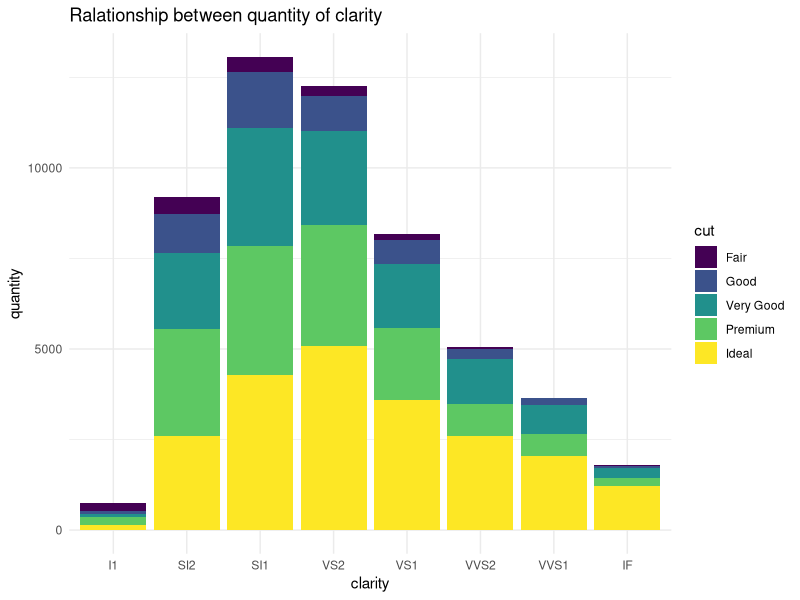
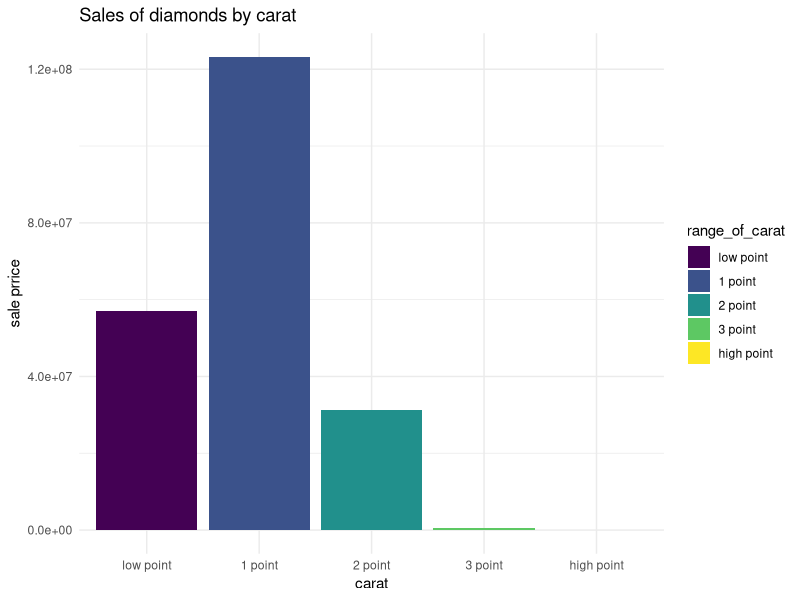
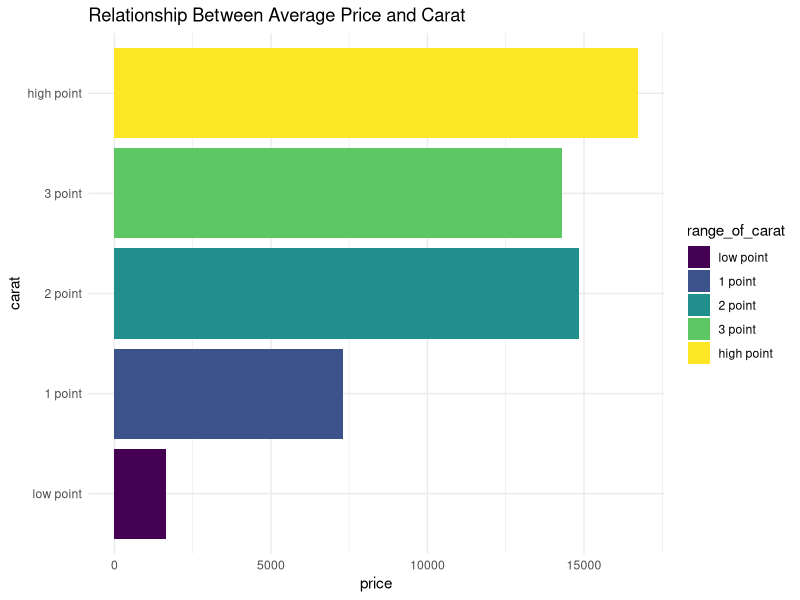
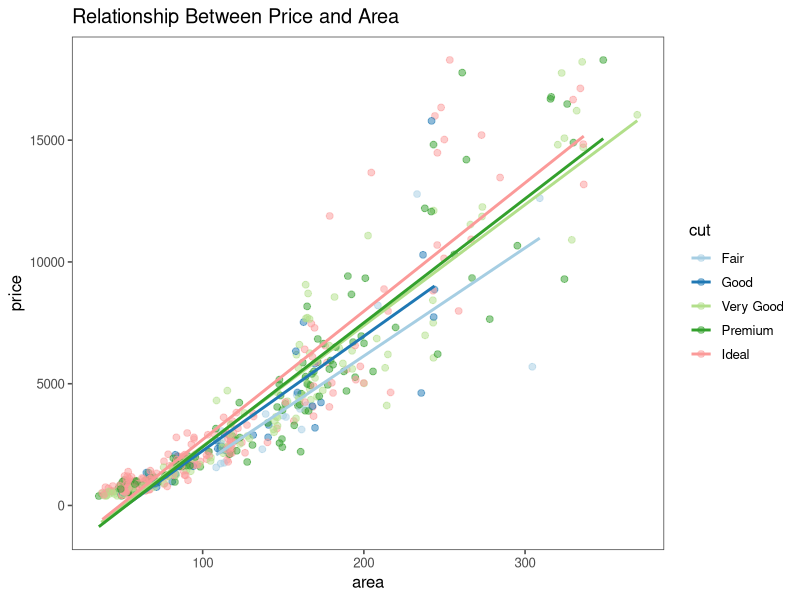
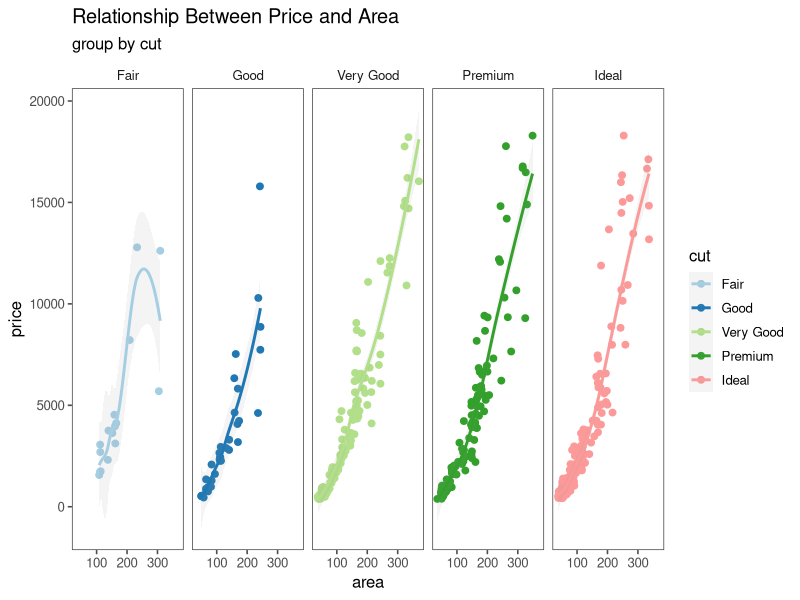
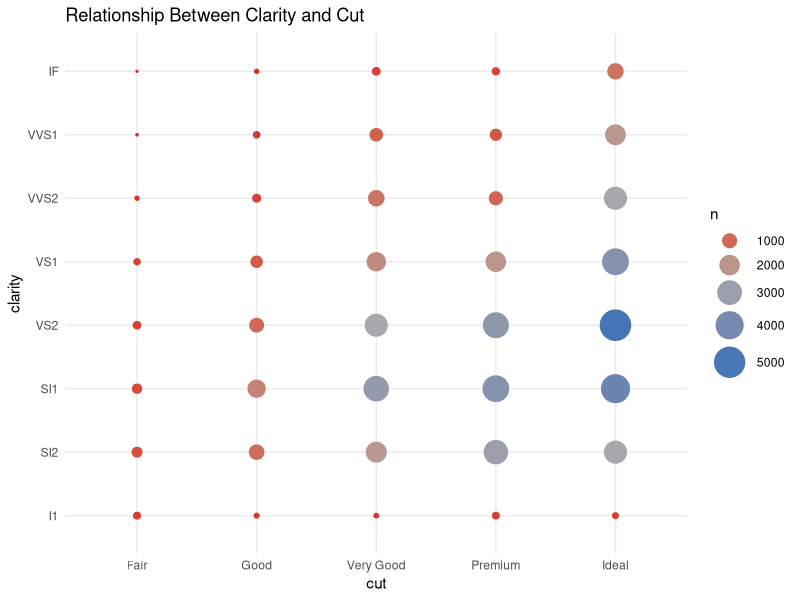

These figures' R source, in order:
## ---- chunk 1
install.packages(c("tidyverse","patchwork","lubridate"))
install.packages("ggthemes")
## ---- chunk 2
library(ggplot2)
library(dplyr)
library(tidyverse)
library(ggthemes)
## ---- chunk 3
head(diamonds)
## ---- chunk 4
str(diamonds)
## ---- chunk 5
diamonds %>%
  ggplot(aes(clarity,fill=cut)) +
  geom_bar() +
  theme_minimal()+
  labs(
    title = "Ralationship between quantity of clarity",
    x = "clarity",
    y = "quantity"
  )
## ---- chunk 6
sal_ave <- diamonds %>%
  select(price, carat) %>%
  mutate(range_of_carat = case_when(
    carat < 1.00 ~ "low point",
    carat < 2.00 ~ "1 point",
    carat < 3.00 ~ "2 point",
    carat < 4.00 ~ "3 point",
    TRUE ~ "high point"
  )) %>%
  mutate(range_of_carat = factor(
    range_of_carat,
    labels = c("low point", "1 point", "2 point", "3 point", "high point"),
    levels = c("low point", "1 point", "2 point", "3 point", "high point"),
    ordered = TRUE)) %>%
  group_by(range_of_carat) %>%
  summarise(sum_price = sum(price), mean_price = mean(price))
## ---- chunk 7
sal_ave %>%
  ggplot(aes(range_of_carat, sum_price,fill=range_of_carat))+
  geom_col()+
  theme_minimal()+
  labs(
    title = "Sales of diamonds by carat",
    x = "carat",
    y = "sale prrice"
  )
## ---- chunk 8
sal_ave %>%
  ggplot(aes(mean_price,range_of_carat,fill=range_of_carat))+
  geom_col()+
  theme_minimal()+
  labs(
    title = "Relationship Between Average Price and Carat",
    x = "price",
    y = "carat"
  )
## ---- chunk 9
area_of_cut <- diamonds %>%
  select(x,y,z,price,cut) %>%
  mutate(area = round(x*y*z,digits = 1))
## ---- chunk 10
set.seed(25)
sample_n(area_of_cut,500) %>%
  ggplot(aes(area, price, color=cut)) +
  geom_point(alpha=0.5,size=2)+
  geom_smooth(method = "lm", se=F)+
  theme_few()+
  scale_color_brewer(type = "qual",palette = 3)+
  labs(
    title = "Relationship Between Price and Area",
    x = "area",
    y = "price"
  )
## ---- chunk 11
set.seed(25)
sample_n(area_of_cut,500) %>%
  ggplot(aes(area, price, color=cut)) +
  geom_point(alpha=1,size=2)+
  geom_smooth(alpha=0.1)+
  facet_wrap(~cut,ncol = 5)+
  theme_few()+
  scale_color_brewer(type = "qual",palette = 3)+
  labs(
    title = "Relationship Between Price and Area",
    subtitle = "group by cut",
    x = "area",
    y = "price"
  )
## ---- chunk 12
ggplot(diamonds, aes(cut, clarity)) +
  geom_count(aes(color = ..n.., size = ..n..)) +
  guides(color = 'legend')+
  scale_colour_gradientn(colours = c("#d73027","darkgrey","#4575b4"))+
  scale_size_area(max_size = 10)+
  theme_minimal()+
  labs(
    title = "Relationship Between Clarity and Cut",
    x = "cut",
    y = "clarity"
  )
